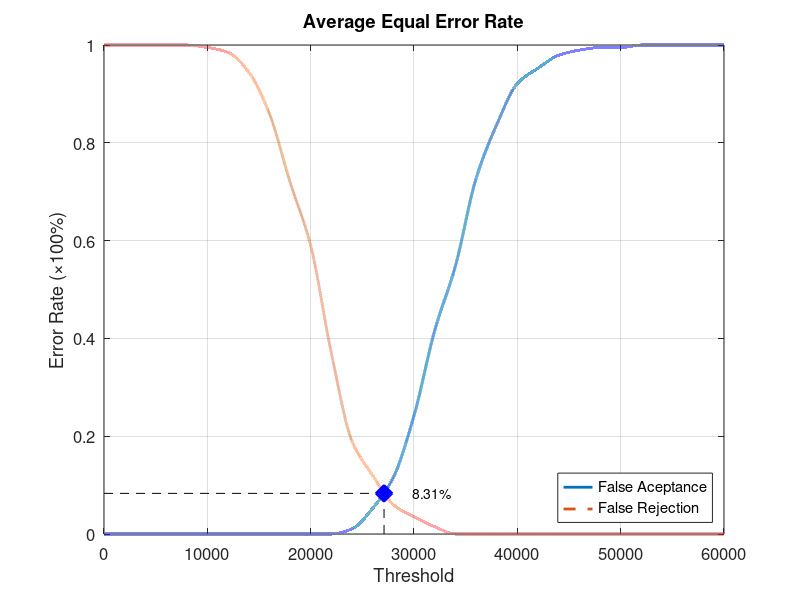
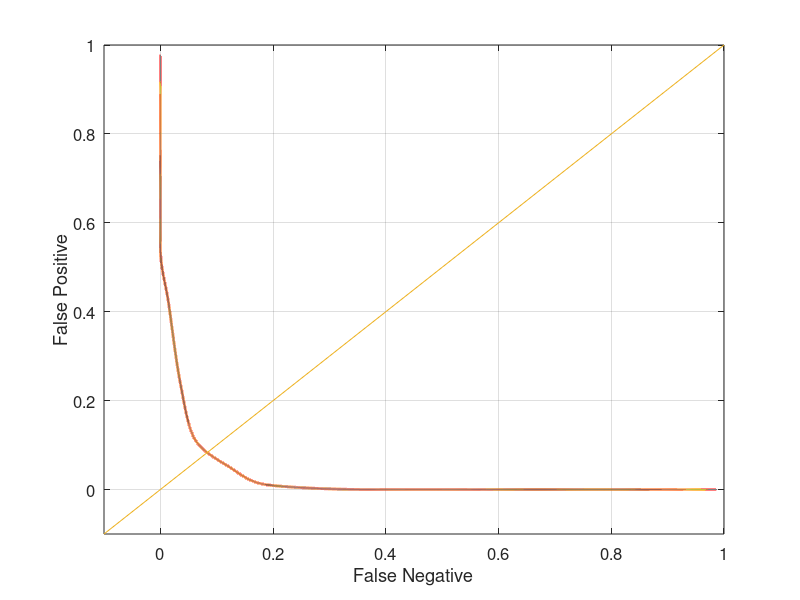

Reproduce these figures in MATLAB, in order.
function yEER = Database3_4
close all;
clear;
clc;
x = 0:2000:60000;
xq = 0:0.5:60000;

y0 = [0 0 0 0 0 0 0 0 0 0 0 0 0.0105263 0.0526316 0.115789 0.242105 0.415789 0.547368 0.726316 0.836842 0.921053 0.952632 0.978947 0.989474 0.994737 0.994737 1 1 1 1 1];
yy0 = interp1(x, y0, xq, 'pchip');
y1 = [1 1 1 1 1 0.995 0.985 0.945 0.86 0.72 0.59 0.37 0.19 0.12 0.06 0.035 0.015 0 0 0 0 0 0 0 0 0 0 0 0 0 0];
yy1 = interp1(x, y1, xq, 'pchip');

% Calculating EER: 
y2 = abs(y0 - y1);
find(y2 == min(y2))
yy2 = abs(yy0 - yy1);
xEER = find(yy2 == min(yy2));
xEERIndex = xq(xEER) % X-axis EER
yEER = yy0(xEER) % Y-axis EER

main = figure
plot(xq, yy0,'-','LineWidth', 2);	hold on
plot(xq, yy1,'--','LineWidth', 2);	hold on
plot([xEERIndex xEERIndex], [0 yEER], 'k--');	hold on
plot([0 xEERIndex], [yEER yEER], 'k--');	hold on
plot(xEERIndex, yEER, 'bx', 'LineWidth', 10);	hold on
text(xEERIndex + 10 * xEERIndex / 100, yEER, [num2str(round((10000 * yEER)) / 100) '%'])
legend('False Aceptance', 'False Rejection', 'Location', 'SouthEast')
xlabel('Threshold')
ylabel('Error Rate (\times100%)')
title('Average Equal Error Rate')
set(gca, 'FontSize', 12)
axis([0 60000 0 1])
grid on

print(main, 'Database3_4Main', '-dpng');
FNRxFPR = figure('Color', [1 1 1]);
plot(yy1, yy0, '-', yy1, yy0, 'LineWidth', 2);
hold on
y = -0.1:0.1:1
plot(y, y); 
set(gca, 'FontSize', 12)
xlabel('False Negative')
ylabel('False Positive')
axis([-0.1 1 -0.1 1])
set(gca, 'FontSize', 12)
grid on

print(FNRxFPR, 'Database3_4FNRxFPR','-dpng');
end
